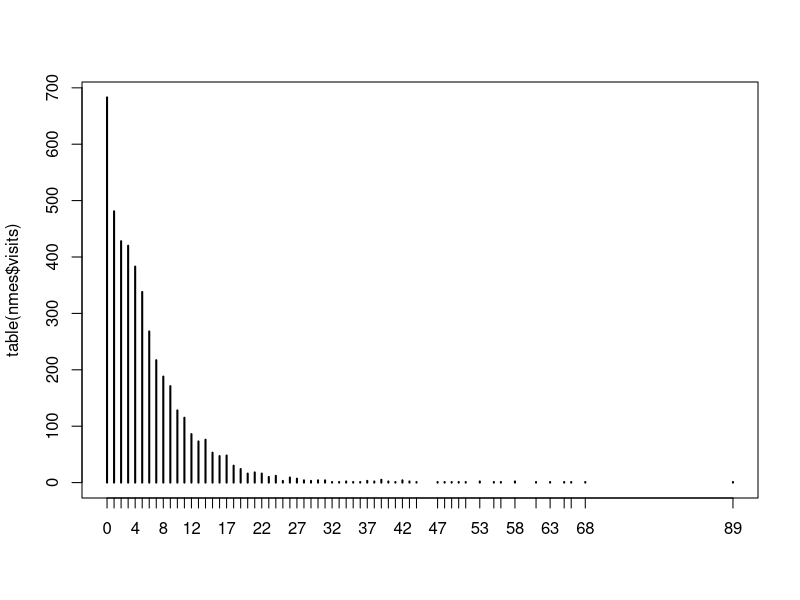

Write R code to recreate this figure.
library(AER)
data("NMES1988")
nmes = NMES1988[, c(1, 6:8, 13, 15, 18)]
str(nmes)  # variables include years of education, number of hospital stays

plot(table(nmes$visits))  # 
sum(nmes$visits < 1)  # close to 700 people had 0 visits
sum(nmes$visits > 50)  # 13 people had more than 50 visits

# model the count data using Poisson regression
mod1 = glm(visits ~., data = nmes, family = 'poisson')

# predict the expected mean count E(y) := mu, for each observation
mu = predict(mod1, type='response')
head(mu)

# Find the probability of count = 0 for each observation, that is
# Find P(Y=0) = exp(-lambda) * lambda^0 / 0!
head(dpois(x=0, mu))

# sum these probs of count = 0 
# which gives the expected number of zero counts over n observations
sum(dpois(x=0, mu))  # 46 << 700


# hurdle model
library(pscl)  # Poli Sci Computational Lab
mod_hurdle = hurdle(visits~.,
                    data = nmes,
                    dist = 'poisson',  # the distr. of positive count
                    zero.dist = 'binomial')  # the distr. of zero-count
summary(mod_hurdle)

head( predict(mod_hurdle, type = 'prob') )  # this returns P(Y=0), P(Y=1), ...,P(Y=89) for each obs.
# a 4406 x 90 matrix 

# get the expected number of zero counts over n observations
sum( predict(mod_hurdle, type='prob')[,1] ) # select the first column, then sum the probs

# get expected hurdle count E(Y|x) 
# where Y ~ hurdle poisson model with params p|x and mu|x

# we can derive that E(Y|x) = ... = (1-p) / (1 - exp(-mu)) * mu (see down below)
predict(mod_hurdle, type = 'zero')[1:5]  # the first part
predict(mod_hurdle, type = "count")[1:5]  # the second part
predict(mod_hurdle, type = "zero")[1:5] * predict(mod_hurdle, type = "count")[1:5]  # multiply

# the multiplication == type = 'response'
predict(mod_hurdle, type = "response")[1:5]

# assess the model fit
# requires rootogram()
#  The smooth red line is the theoretical Poisson curve. 
#  This is a "hanging rootogram",
#  so the bars which represent the difference between observed and predicted counts
#  "hang" from the curve.

# see underfitting at higher counts which points to overdispersion
# the variability of data >> Pois distr 
# this suggest using negative binomial 
mod_hurdle_nb = hurdle(visits~.,
                    data = nmes,
                    dist = 'negbin',  # the distr. of positive count
                    zero.dist = 'binomial')  # the distr. of zero-count

# compare two models
AIC(mod_hurdle)
AIC(mod_hurdle_nb)  # smaller, better

# each component can have different sets of predictors, use |
mod_hurdle_nb2 = hurdle(visits ~ . | gender + insurance, 
                         data = nmes,
                         dist = "negbin")



# Derive E(Y|x) = ... = (1-p) / (1 - exp(-mu)) * mu where Y ~ hurdle model(p, mu)
# P(Y=0) = p
# P(Y=1) = (1-p)/(1 - exp(-mu)) * exp(-mu) * mu^1 / 1!
# P(Y=2) = (1-p)/(1 - exp(-mu)) * exp(-mu) * mu^2 / 2!
# ...
# P(Y=k) = (1-p)/(1 - exp(-mu)) * exp(-mu) * mu^k / k!

# E(Y|x) = 0 * p + 1 * P(Y=1) + 2 * P(Y=2) + ...
# = (1-p)/(1 - exp(-mu)) * exp(-mu) * (mu^1 / 0! + mu^2 / 1! + ... + mu^n / (n-1)! + ...)
# = (1-p)/(1 - exp(-mu)) * exp(-mu) * mu * (mu^0 / 0! + mu^1 / 1! + ... + mu^(n-1) / (n-1)! + ...)   ## This is Maclaurin series,  = exp(mu)
# = (1-p)/(1 - exp(-mu)) * mu


# references: https://library.virginia.edu/data/articles/getting-started-with-hurdle-models
